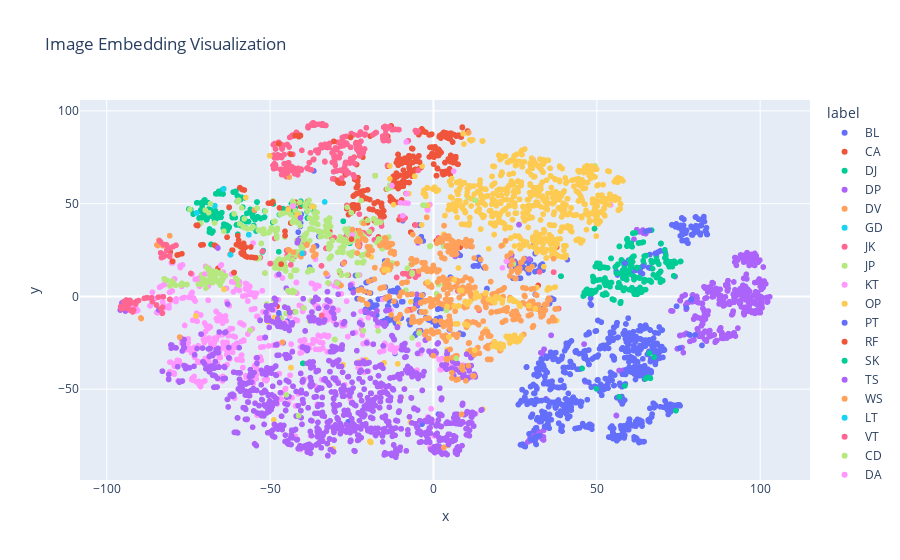

Write notebook code for a chart like this one.
### Code cell
fig = px.scatter(
    tsne_df, x='x', y='y',
    color='label',
    title = 'Image Embedding Visualization'
)
fig.show()

### Figure 1 — Plotly figure (JSON) as saved in the notebook; plotly's stock layout.template omitted (floating-point values rounded to 4 significant figures; data arrays with more than 128 entries replaced by an {"elided": "..."} marker saying what was removed)
{"data": [{"hovertemplate": "label=BL<br>x=%{x}<br>y=%{y}<extra></extra>", "legendgroup": "BL", "marker": {"color": "#636efa", "symbol": "circle"}, "mode": "markers", "name": "BL", "showlegend": true, "type": "scattergl", "x": {"elided": "219 float values"}, "xaxis": "x", "y": {"elided": "219 float values"}, "yaxis": "y"}, {"hovertemplate": "label=CA<br>x=%{x}<br>y=%{y}<extra></extra>", "legendgroup": "CA", "marker": {"color": "#EF553B", "symbol": "circle"}, "mode": "markers", "name": "CA", "showlegend": true, "type": "scattergl", "x": {"elided": "335 float values"}, "xaxis": "x", "y": {"elided": "335 float values"}, "yaxis": "y"}, {"hovertemplate": "label=DJ<br>x=%{x}<br>y=%{y}<extra></extra>", "legendgroup": "DJ", "marker": {"color": "#00cc96", "symbol": "circle"}, "mode": "markers", "name": "DJ", "showlegend": true, "type": "scattergl", "x": {"elided": "188 float values"}, "xaxis": "x", "y": {"elided": "188 float values"}, "yaxis": "y"}, {"hovertemplate": "label=DP<br>x=%{x}<br>y=%{y}<extra></extra>", "legendgroup": "DP", "marker": {"color": "#ab63fa", "symbol": "circle"}, "mode": "markers", "name": "DP", "showlegend": true, "type": "scattergl", "x": {"elided": "418 float values"}, "xaxis": "x", "y": {"elided": "418 float values"}, "yaxis": "y"}, {"hovertemplate": "label=DV<br>x=%{x}<br>y=%{y}<extra></extra>", "legendgroup": "DV", "marker": {"color": "#FFA15A", "symbol": "circle"}, "mode": "markers", "name": "DV", "showlegend": true, "type": "scattergl", "x": [-80.71, 20.32, -54.82, -80.72, -81.67, -89.43, -82.88, -82.65, -89.47, -83.52, -84.05, -89.57, -82.64, -83.31, -84.4, -84.64, -84.42, -83.51, -83.63], "xaxis": "x", "y": [32.69, 75.58, 46.54, 32.7, 27.81, -11.93, 27.4, 27.53, -11.84, 29.37, 30.26, -11.61, 27.73, 28.21, 27.46, 27.74, 27.39, 29.15, 29.38], "yaxis": "y"}, {"hovertemplate": "label=GD<br>x=%{x}<br>y=%{y}<extra></extra>", "legendgroup": "GD", "marker": {"color": "#19d3f3", "symbol": "circle"}, "mode": "markers", "name": "GD", "showlegend": true, "type": "scattergl", "x": [-64.28, -66.93, -72.48, -59.73, -56.51], "xaxis": "x", "y": [57.85, 48.88, 45.0, 51.56, 33.24], "yaxis": "y"}, {"hovertemplate": "label=JK<br>x=%{x}<br>y=%{y}<extra></extra>", "legendgroup": "JK", "marker": {"color": "#FF6692", "symbol": "circle"}, "mode": "markers", "name": "JK", "showlegend": true, "type": "scattergl", "x": {"elided": "390 float values"}, "xaxis": "x", "y": {"elided": "390 float values"}, "yaxis": "y"}, {"hovertemplate": "label=JP<br>x=%{x}<br>y=%{y}<extra></extra>", "legendgroup": "JP", "marker": {"color": "#B6E880", "symbol": "circle"}, "mode": "markers", "name": "JP", "showlegend": true, "type": "scattergl", "x": {"elided": "327 float values"}, "xaxis": "x", "y": {"elided": "327 float values"}, "yaxis": "y"}, {"hovertemplate": "label=KT<br>x=%{x}<br>y=%{y}<extra></extra>", "legendgroup": "KT", "marker": {"color": "#FF97FF", "symbol": "circle"}, "mode": "markers", "name": "KT", "showlegend": true, "type": "scattergl", "x": {"elided": "706 float values"}, "xaxis": "x", "y": {"elided": "706 float values"}, "yaxis": "y"}, {"hovertemplate": "label=OP<br>x=%{x}<br>y=%{y}<extra></extra>", "legendgroup": "OP", "marker": {"color": "#FECB52", "symbol": "circle"}, "mode": "markers", "name": "OP", "showlegend": true, "type": "scattergl", "x": {"elided": "863 float values"}, "xaxis": "x", "y": {"elided": "863 float values"}, "yaxis": "y"}, {"hovertemplate": "label=PT<br>x=%{x}<br>y=%{y}<extra></extra>", "legendgroup": "PT", "marker": {"color": "#636efa", "symbol": "circle"}, "mode": "markers", "name": "PT", "showlegend": true, "type": "scattergl", "x": {"elided": "831 float values"}, "xaxis": "x", "y": {"elided": "831 float values"}, "yaxis": "y"}, {"hovertemplate": "label=RF<br>x=%{x}<br>y=%{y}<extra></extra>", "legendgroup": "RF", "marker": {"color": "#EF553B", "symbol": "circle"}, "mode": "markers", "name": "RF", "showlegend": true, "type": "scattergl", "x": [-24.83, -62.18, -57.5, -4.262, -59.25, -6.649, -78.47, 0.08267, -58.49, -58.64, -57.77, -57.89, -56.98, -62.15, -58.14, -58.09, -58.54, -72.18, -6.864, -49.16, -72.58, -50.52, -58.86, -24.21, -77.0, -28.58, -80.59, -55.92, -61.63, -66.54, -46.62, -45.4, -66.22, -59.87, -62.54, -45.44, -63.17, -60.31, -59.64, -50.08, -54.46, -61.48, -47.12, -54.91, -63.18, -49.47, -58.98, -25.11, -57.5, -67.04, -70.71, -66.71, -59.43, -57.87, -24.56, -71.19, -78.1, -70.49, -59.59, -80.55, -55.74, -79.88, -61.0, -55.75, -79.83, -61.09, -58.31, -23.63, -72.15, -58.11, -78.03], "xaxis": "x", "y": [49.28, 22.58, 21.67, 72.44, 58.6, 79.76, 22.28, 71.27, 57.6, 57.68, 21.95, 57.36, 21.24, 22.56, 25.24, 28.62, 22.76, 38.37, 34.53, 50.93, 38.36, 50.26, 23.38, 54.57, 22.99, 12.75, 23.99, 26.64, 24.92, 27.06, 17.37, 32.78, 26.54, 32.75, 48.1, 35.08, 31.91, 27.92, 30.31, 50.27, 20.87, 24.94, 47.68, 20.94, 31.93, 50.18, 26.66, 30.88, 26.54, 27.61, 27.81, 27.25, 27.96, 26.51, 54.05, 27.71, 22.47, 27.84, 27.64, 23.89, 21.08, 18.84, 12.88, 21.06, 18.92, 12.77, 23.29, 55.28, 38.13, 23.3, 22.49], "yaxis": "y"}, {"hovertemplate": "label=SK<br>x=%{x}<br>y=%{y}<extra></extra>", "legendgroup": "SK", "marker": {"color": "#00cc96", "symbol": "circle"}, "mode": "markers", "name": "SK", "showlegend": true, "type": "scattergl", "x": {"elided": "245 float values"}, "xaxis": "x", "y": {"elided": "245 float values"}, "yaxis": "y"}, {"hovertemplate": "label=TS<br>x=%{x}<br>y=%{y}<extra></extra>", "legendgroup": "TS", "marker": {"color": "#ab63fa", "symbol": "circle"}, "mode": "markers", "name": "TS", "showlegend": true, "type": "scattergl", "x": {"elided": "1224 float values"}, "xaxis": "x", "y": {"elided": "1224 float values"}, "yaxis": "y"}, {"hovertemplate": "label=WS<br>x=%{x}<br>y=%{y}<extra></extra>", "legendgroup": "WS", "marker": {"color": "#FFA15A", "symbol": "circle"}, "mode": "markers", "name": "WS", "showlegend": true, "type": "scattergl", "x": {"elided": "620 float values"}, "xaxis": "x", "y": {"elided": "620 float values"}, "yaxis": "y"}, {"hovertemplate": "label=LT<br>x=%{x}<br>y=%{y}<extra></extra>", "legendgroup": "LT", "marker": {"color": "#19d3f3", "symbol": "circle"}, "mode": "markers", "name": "LT", "showlegend": true, "type": "scattergl", "x": [-40.12, -62.08, -33.3], "xaxis": "x", "y": [23.18, 22.44, 50.92], "yaxis": "y"}, {"hovertemplate": "label=VT<br>x=%{x}<br>y=%{y}<extra></extra>", "legendgroup": "VT", "marker": {"color": "#FF6692", "symbol": "circle"}, "mode": "markers", "name": "VT", "showlegend": true, "type": "scattergl", "x": [-83.25, -82.53, -80.5, -36.04, -11.25, -11.27, -34.27, -34.28, -11.27, -43.64, -43.64, -78.81, -49.88, -78.81, -50.01, -79.67, -83.65, -83.82, -82.67, -79.67, -95.48, -81.81, -94.71, -95.75, -95.23, -94.49, -94.7, -94.01, -95.35, -95.11, -82.42, -80.73, -94.66, -94.46, -93.82, -80.69, -82.29, -81.58, -93.56, -30.57, -92.82, -93.13, -82.46, -80.71, -80.67, -92.06, -92.39, -87.85, -92.4, -90.77, -87.71, -83.4, -44.81, -84.77, -86.06, -91.17, -92.96, -83.32, -83.5, -87.79, -80.68, -74.26, -84.22, -86.31, -91.78, -92.92, -82.66, -82.92, -34.22, -88.53, -93.01, -92.69, -92.53, -87.48, 32.49, -84.8, -90.25, -82.85, -81.47, -83.0], "xaxis": "x", "y": [20.93, 21.41, 26.09, 78.7, 10.22, 10.2, 16.48, 16.46, 10.2, 17.0, 17.0, 27.55, 17.72, 27.55, 17.7, 26.85, 29.6, 29.94, 28.0, 26.85, -6.658, 27.82, -3.128, -5.492, -5.468, -5.8, -2.748, -1.935, -5.76, -6.353, 22.39, 21.49, -6.355, -4.75, -3.586, -1.607, 22.02, 25.01, -4.103, 67.22, -2.229, -7.012, 22.09, 22.26, -1.605, -8.346, -7.412, -0.7826, -3.144, -2.54, -0.7197, -6.676, 66.51, -4.637, -2.775, -4.115, -3.969, 23.28, 23.49, -0.7073, -1.628, 12.36, -0.3989, -0.7842, -7.254, -7.353, -0.1878, -5.826, -10.22, -1.066, -2.178, -2.722, -3.144, -0.7723, 13.21, -4.629, -2.24, 22.86, 25.13, -9.131], "yaxis": "y"}, {"hovertemplate": "label=CD<br>x=%{x}<br>y=%{y}<extra></extra>", "legendgroup": "CD", "marker": {"color": "#B6E880", "symbol": "circle"}, "mode": "markers", "name": "CD", "showlegend": true, "type": "scattergl", "x": [-66.54, -66.57, -2.773, -66.6, -64.96, -66.49, -64.85, -2.67, -67.84, -42.19, -3.212, -65.73, -17.82, 12.74, -63.66, -60.48, -65.24, -67.47, -59.98, -67.6, -68.4, -77.07, -81.56, -69.4, -77.18, -67.32, -67.26, -56.11, -71.04, -81.52, -75.43, -82.43, -75.54, -69.37, -17.53, -70.32, -82.31, -70.86, -69.3, -69.67, -66.71, -79.67, -77.14, -81.84, -68.83, -68.47, -80.66, -64.71, -78.93, -79.66, -66.88, -76.96, -79.96, -71.43, -44.59, -65.84, -82.36, -79.51, -68.41, -64.56, -28.14, -43.72, -65.24, -69.68, -23.24, -45.01, -43.14, -81.75, -80.02, -68.95, -65.52, -67.62, -43.69, -43.97, -59.67, -30.27, -69.74, -71.97, 3.947, -69.46, -65.23, -32.28, -42.43, -26.43, -41.29, -30.18, 6.976, -6.526, -69.87, -4.401, -23.01, -21.44, -28.8, -28.18, -29.44, -82.05, -64.72, -67.91, -42.62, -20.11, -67.73, -39.72, -67.56, -43.08, -70.42, -68.42], "xaxis": "x", "y": [12.4, 12.38, 49.07, 13.4, 12.51, 13.06, 11.33, 49.07, 13.09, -8.362, 49.2, 12.63, 65.0, 51.79, 11.17, 9.809, 12.25, 13.63, 8.837, 7.459, 12.68, 6.258, 8.558, 15.67, 5.997, 11.25, 11.13, -18.2, 6.75, 8.605, 6.421, 9.501, 6.425, 8.079, 39.6, 9.537, 9.363, 9.81, 8.364, 4.437, 9.86, 7.357, 6.796, 8.621, 14.73, 12.41, 5.631, 8.443, 5.968, 7.126, 9.825, 7.049, 8.294, 6.59, 3.142, 7.578, 9.403, 6.493, 10.88, 9.264, 11.56, 2.77, 6.178, 8.177, 11.38, -53.0, 2.122, 8.692, 6.42, 14.58, 8.383, 7.468, 2.414, 2.557, 6.121, -23.18, 7.084, 6.552, -7.537, 7.419, 6.138, 7.293, 2.496, 11.51, -64.35, -23.22, -33.42, -22.33, 8.104, -19.82, 11.45, -18.45, 13.77, 11.44, 7.168, 9.059, 8.947, 9.974, 2.376, 40.99, 10.1, -6.25, 8.389, 3.275, 7.142, 7.868], "yaxis": "y"}, {"hovertemplate": "label=DA<br>x=%{x}<br>y=%{y}<extra></extra>", "legendgroup": "DA", "marker": {"color": "#FF97FF", "symbol": "circle"}, "mode": "markers", "name": "DA", "showlegend": true, "type": "scattergl", "x": [-8.171, -42.98, -7.787, 6.18, -12.73, -8.653, -10.13], "xaxis": "x", "y": [55.32, 48.64, 50.19, 67.48, 59.76, 50.4, 50.48], "yaxis": "y"}, {"hovertemplate": "label=DS<br>x=%{x}<br>y=%{y}<extra></extra>", "legendgroup": "DS", "marker": {"color": "#FECB52", "symbol": "circle"}, "mode": "markers", "name": "DS", "showlegend": true, "type": "scattergl", "x": [26.52, 26.01, 31.15, 29.26, -1.752, 9.847, 10.5, 24.42, 31.2, 24.27, 23.81, 23.85, 29.11, 29.23, 6.342, 9.619, 23.38, 26.94, 23.36, 22.4, 25.98, 23.48, 23.57, 25.77, 24.81, 24.6, 26.79, -1.776, 9.649, 10.52, 23.59, 26.32, 23.98, 21.13, 19.96, 13.04, 12.95, 7.969, 9.682, 23.37, 26.47, 25.03, 24.46, 22.28, 25.61, 25.2, 27.06, 25.8, 24.38, 24.84, 24.76, 22.93, 26.24, 25.35, 25.08, 25.52, 10.27, 6.779, 16.83, 8.701, 20.68, 19.98, 19.95, 9.732, 9.728, 7.379, 4.712, 20.62, 18.62, 19.43, 18.76, 18.01, -13.95, 18.21, 14.06, 18.22, 17.83, 19.14, 18.02, 17.58, 4.151, -14.87, 15.8, 16.08, 7.044, 13.04, 12.64, 20.97, 18.67, 20.42, 19.7, 20.16, 10.6, 18.76, 7.313, -15.11, 12.82, 18.17, 9.697, -14.16, 6.381, 17.9, 13.47, 11.11, 10.52, 11.23, 4.78, 21.31, 19.31, 18.6, 18.76, 18.83, 18.99, 21.32, 21.34, 21.14, 7.417, 18.71, 7.691], "xaxis": "x", "y": [-5.395, -3.635, -6.535, -4.934, 7.762, -15.14, -15.61, -2.54, -6.742, -2.19, -2.0, -1.865, -4.904, -4.91, 8.967, -14.92, -25.13, -21.39, -21.51, -21.64, -22.96, -23.69, -23.66, -23.31, -20.92, -23.67, -22.31, 7.642, -14.9, -4.334, -1.221, -4.986, -1.358, -1.956, -0.9883, 2.025, 2.032, 3.077, -15.0, -2.155, -4.73, -2.554, -2.072, -21.56, -24.53, -23.52, -21.14, -24.14, -23.39, -20.89, -24.07, -22.91, -23.93, -22.59, -22.68, -23.16, -4.312, -14.8, -1.586, 3.19, -1.53, -1.089, -0.582, -3.245, -2.78, -14.78, -21.92, -28.22, -26.48, -27.41, -26.6, -26.89, 14.34, -1.876, -0.03218, -2.477, -1.596, -0.2338, -2.274, -1.85, -5.376, 14.61, 1.52, 1.919, -14.81, 0.5489, -29.01, -26.9, -24.36, -25.59, -26.17, -25.93, -3.742, -3.317, -5.413, 14.24, -0.7574, -2.692, -3.214, 14.21, -5.164, -1.855, 0.01227, -2.944, -3.385, -2.728, -21.92, -26.92, -25.67, -24.87, -25.46, -25.01, -25.41, -26.01, -27.14, -26.67, -14.78, -3.233, -5.118], "yaxis": "y"}, {"hovertemplate": "label=HP<br>x=%{x}<br>y=%{y}<extra></extra>", "legendgroup": "HP", "marker": {"color": "#636efa", "symbol": "circle"}, "mode": "markers", "name": "HP", "showlegend": true, "type": "scattergl", "x": [82.96, 80.26, 82.58, 82.77, 82.48, 72.98, 80.2, 81.59, 81.14, 82.76, 80.31, 81.98, 73.05, 73.0, 80.21, 81.14, 75.9, 81.85, 74.33, 64.21, 76.01, 74.34, 74.47, 77.24, 79.19, 79.92, 76.06, 74.2, 77.24, 80.79, 77.46, 74.07, 66.16, 83.44, 76.68, 76.02, 58.6, 68.69, 75.65, 80.34, 77.43, 80.54, 76.06, 79.92, 74.06, 81.71, 83.28, 83.16, 80.22, 80.5, 64.79, 68.2, 63.36], "xaxis": "x", "y": [40.33, 42.8, 41.71, 42.6, 41.59, 38.65, 42.75, 41.44, 41.69, 43.03, 42.86, 41.32, 38.67, 38.51, 42.73, 41.61, 36.35, 41.28, 39.08, 16.29, 42.28, 38.05, 37.67, 34.84, 33.42, 36.01, 42.2, 38.05, 34.8, 35.33, 35.62, 37.5, 35.57, 34.77, 35.81, 37.69, 17.93, 23.84, 38.23, 36.61, 35.41, 36.41, 42.2, 34.41, 37.71, 38.19, 35.35, 35.14, 37.33, 36.67, 35.07, 23.11, 13.11], "yaxis": "y"}, {"hovertemplate": "label=BJ<br>x=%{x}<br>y=%{y}<extra></extra>", "legendgroup": "BJ", "marker": {"color": "#EF553B", "symbol": "circle"}, "mode": "markers", "name": "BJ", "showlegend": true, "type": "scattergl", "x": [-43.64, -47.32, -42.33, -41.08, -25.36, -41.18, -30.43, -42.26, -40.71, -41.36], "xaxis": "x", "y": [76.57, 82.3, 86.65, 86.71, 85.67, 86.1, 83.51, 86.69, 86.58, 86.65], "yaxis": "y"}, {"hovertemplate": "label=BP<br>x=%{x}<br>y=%{y}<extra></extra>", "legendgroup": "BP", "marker": {"color": "#00cc96", "symbol": "circle"}, "mode": "markers", "name": "BP", "showlegend": true, "type": "scattergl", "x": [74.19, 67.54, 66.07, 65.57, 64.93, 56.91, 66.4, 49.87, 65.8, 58.59, 66.11], "xaxis": "x", "y": [-61.6, -32.66, -30.6, -43.71, -44.36, -54.16, -44.11, -49.75, -43.55, -48.24, -43.85], "yaxis": "y"}], "layout": {"legend": {"title": {"text": "label"}, "tracegroupgap": 0}, "title": {"text": "Image Embedding Visualization"}, "xaxis": {"anchor": "y", "domain": [0, 1], "title": {"text": "x"}}, "yaxis": {"anchor": "x", "domain": [0, 1], "title": {"text": "y"}}}}
